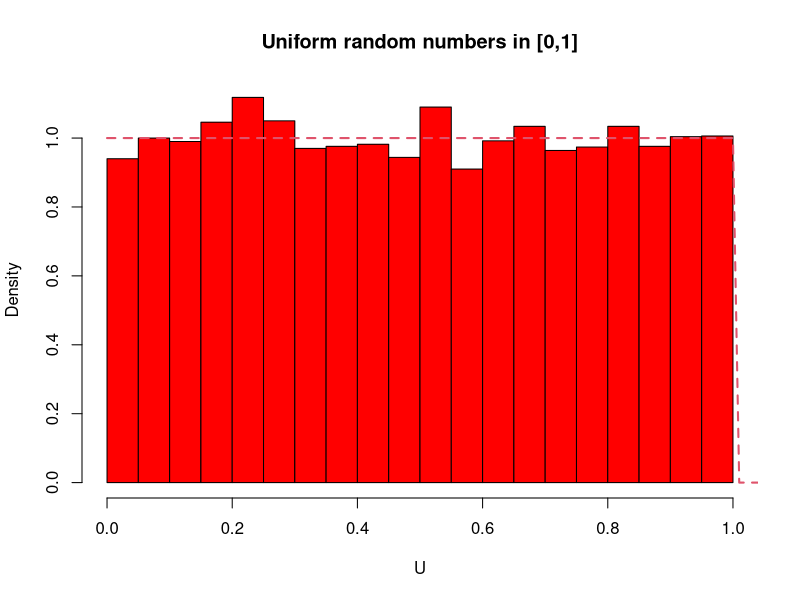
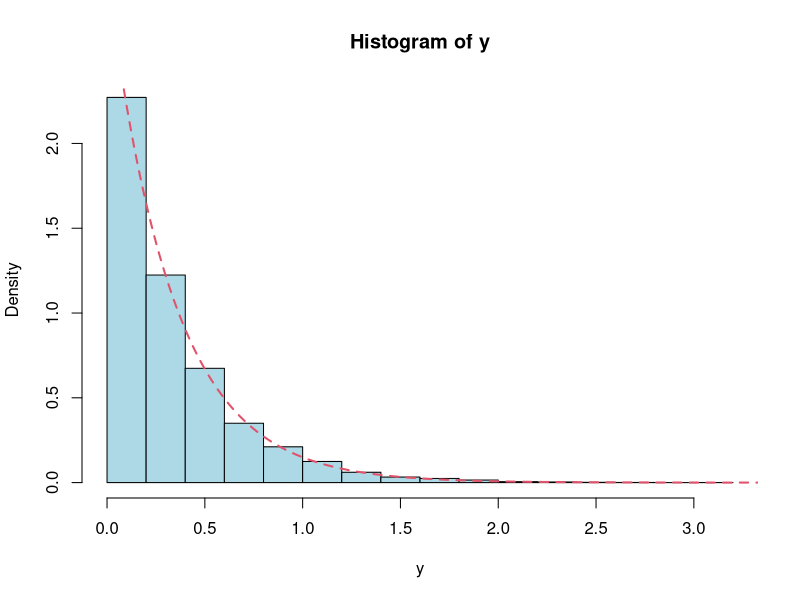
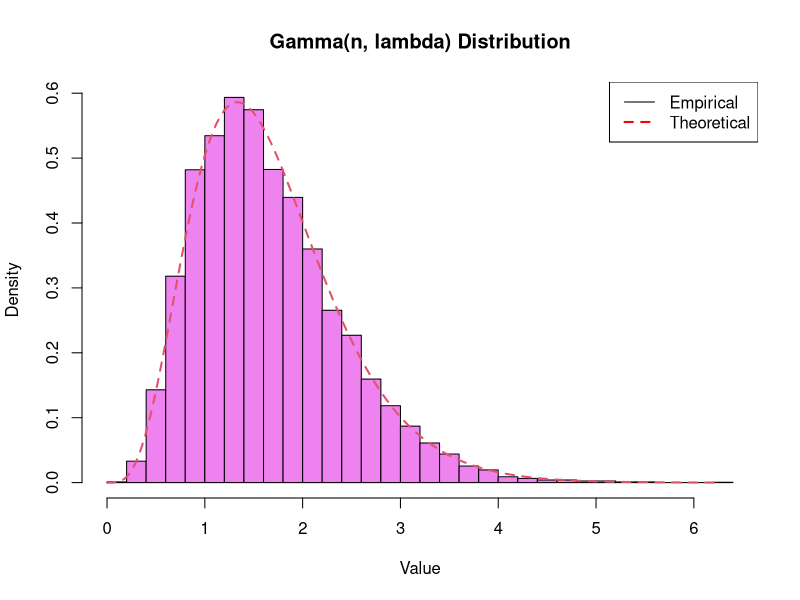
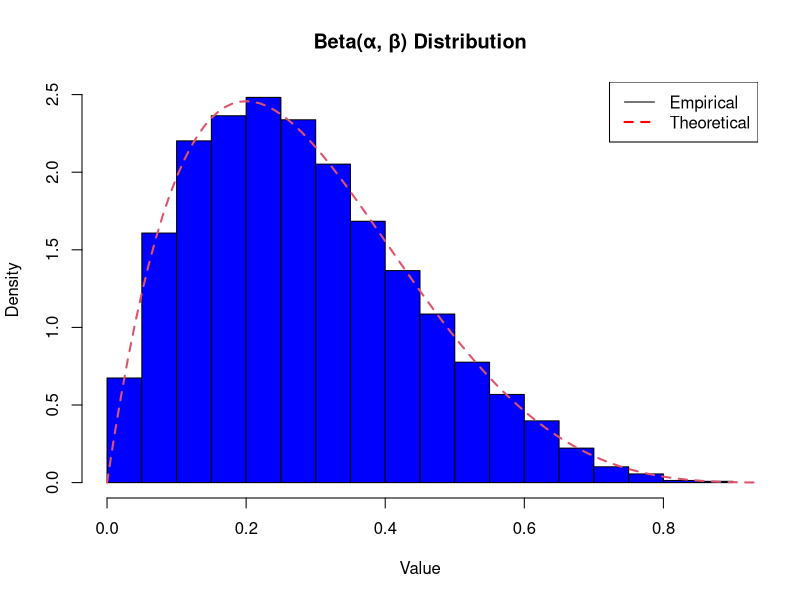
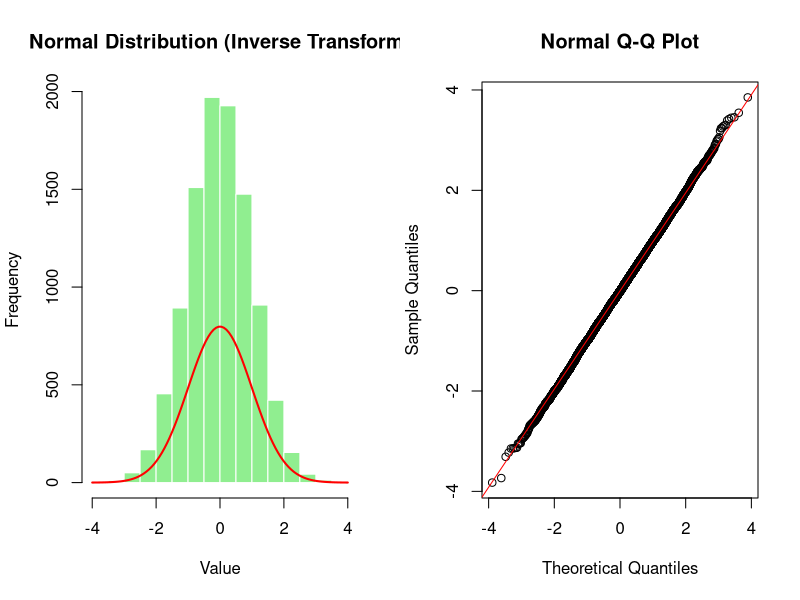
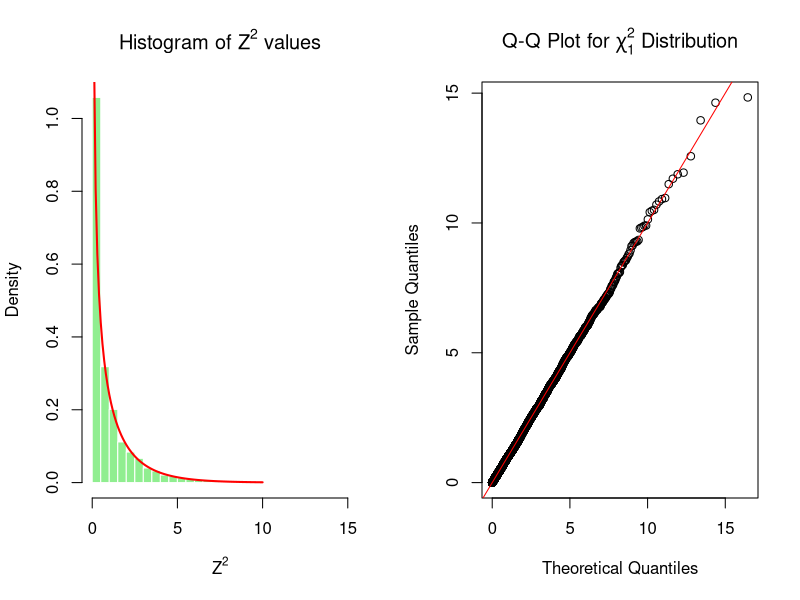
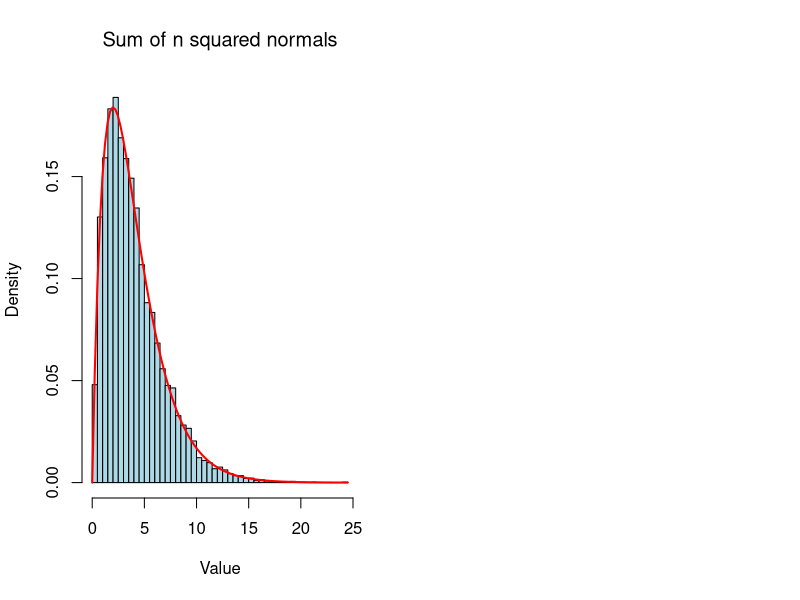

Reproduce these figures in R, in order.
## ---- chunk 1

#Uniform Distribution

n <- 10000
U <- runif(n,min = 0,max = 1)
hist(U,main = "Uniform random numbers in [0,1]",probability = 1, col = "red")
s<-seq(0,10,by=0.01)
d<-dunif(s,min =0, max = 1)
lines(d~s,col=2, lwd=2, lty=2)
## ---- chunk 2
x=runif(n=10000,min = 0,max = 1)
lambda<-3 # rate parameter 
y=-(1/lambda)*log(1-x) # transformation 
hist(y,probability = TRUE,col = "lightblue")
s<-seq(0,10,by=0.01)
dexpo<-dexp(s,rate = lambda) # density function 
lines(dexpo~s, col=2, lwd=2, lty=2)
## ---- chunk 3
set.seed(123)  # For reproducibility
n <- 5         # Shape parameter for gamma distribution
lambda <- 3    # Rate parameter

# Generate n * 10000 uniform random variables
x <- matrix(runif(n = n * 10000, min = 0, max = 1), ncol = n)

# Transform each column to exponential(lambda)
y_exp <- -(1/lambda) * log(1 - x)

# Sum the exponentials across rows to get gamma(n, lambda)
y_gamma <- rowSums(y_exp)

# Plot the histogram
hist(y_gamma, probability = TRUE, breaks = 30, 
     main = "Gamma(n, lambda) Distribution", 
     xlab = "Value", ylab = "Density",col = "violet")

# Add the theoretical gamma density curve
s <- seq(0, max(y_gamma), by = 0.01)
dgamma_vals <- dgamma(s, shape = n, rate = lambda)
lines(s, dgamma_vals, col = 2, lwd = 2, lty = 2)

# Add legend
legend("topright", legend = c("Empirical", "Theoretical"), 
       col = c("black", "red"), lty = c(1, 2), lwd = c(1, 2))
## ---- chunk 4
set.seed(123)
alpha <- 2  # Shape parameter 1 for Beta
beta <- 5   # Shape parameter 2 for Beta
lambda <- 1 # Rate parameter (cancels out in normalization)

# Generate Gamma random variables
X <- rgamma(n = 10000, shape = alpha, rate = lambda)
Y <- rgamma(n = 10000, shape = beta, rate = lambda)

# Convert to Beta distribution
B <- X / (X + Y)

# Plot histogram
hist(B, probability = TRUE, breaks = 30, 
     main = "Beta(α, β) Distribution", 
     xlab = "Value", ylab = "Density",col = "blue")

# Overlay theoretical Beta density
s <- seq(0, 1, by = 0.01)
dbeta_vals <- dbeta(s, shape1 = alpha, shape2 = beta)
lines(s, dbeta_vals, col = 2, lwd = 2, lty = 2)

# Add legend
legend("topright", legend = c("Empirical", "Theoretical"), 
       col = c("black", "red"), lty = c(1, 2), lwd = c(1, 2))
## ---- chunk 5
# Set seed for reproducibility
set.seed(123)

# Generate 10,000 uniform random variables
uniform_data <- runif(10000, min = 0, max = 1)

# Transform to standard normal using inverse CDF (quantile function)
normal_data_inverse <- qnorm(uniform_data)

# Plot results
par(mfrow = c(1, 2))
hist(normal_data_inverse, main = "Normal Distribution (Inverse Transform)", 
     xlab = "Value", col = "lightgreen", border = "white")

# Add theoretical normal curve
x <- seq(-4, 4, length.out = 100)
lines(x, dnorm(x) * 10000 * 0.2, col = "red", lwd = 2) # Scaling factor for visualization

# Q-Q plot to check normality
qqnorm(normal_data_inverse)
qqline(normal_data_inverse, col = "red")
## ---- chunk 6
# Continuing from previous normal distribution generation
set.seed(123)
uniform_data <- runif(10000, min = 0, max = 1)
normal_data <- qnorm(uniform_data)

# Create chi-squared distributed variables (1 degree of freedom)
chi_sq_data <- normal_data^2

# Plot the results
par(mfrow = c(1, 2))

# Histogram with theoretical density
hist(chi_sq_data, breaks = 50, probability = TRUE, 
     main = expression(paste("Histogram of ", Z^2, " values")),
     xlab = expression(Z^2), col = "lightgreen", border = "white")

# Add theoretical chi-squared density (df=1)
curve(dchisq(x, df = 1), from = 0, to = 10, 
      col = "red", lwd = 2, add = TRUE)

# Q-Q plot against theoretical chi-squared
qqplot(qchisq(ppoints(10000), df = 1), chi_sq_data,
       main = expression(paste("Q-Q Plot for ", chi[1]^2, " Distribution")),
       xlab = "Theoretical Quantiles",
       ylab = "Sample Quantiles")
abline(0, 1, col = "red")

# Kolmogorov-Smirnov test
ks_test <- ks.test(chi_sq_data, "pchisq", df = 1)
print(ks_test)

# Mean and variance comparison
cat("Sample mean:", mean(chi_sq_data), "\n")
cat("Theoretical mean (df=1):", 1, "\n")
cat("Sample variance:", var(chi_sq_data), "\n")
cat("Theoretical variance (df=1):", 2, "\n")
## ---- chunk 7
# Continuing from previous normal distribution generation
set.seed(123)
uniform_data <- runif(10000, min = 0, max = 1)
normal_data <- qnorm(uniform_data)

### Using sum of squared normals
n <- 4  # Number of normals to sum (degrees of freedom)
k <- n   # Shape parameter for Gamma
theta <- 2  # Scale parameter (1/rate)

# Create Gamma distributed variables by summing squared normals
gamma_data1 <- replicate(10000, {
  sum(rnorm(n)^2)
})

# Theoretical Gamma parameters for this method
shape1 <- n/2
rate1 <- 1/2
### Visualization
par(mfrow = c(1, 2))

hist(gamma_data1, breaks = 50, probability = TRUE,
     main = expression(paste("Sum of ", n, " squared normals")),
     xlab = "Value", col = "lightblue")
curve(dgamma(x, shape = shape1, rate = rate1), 
      col = "red", lwd = 2, add = TRUE)
### Comparison
cat("(Sum of squares):\n")
cat("Sample mean:", mean(gamma_data1), "Theoretical:", shape1/rate1, "\n")
cat("Sample variance:", var(gamma_data1), "Theoretical:", shape1/rate1^2, "\n\n")
# KS tests
ks.test(gamma_data1, "pgamma", shape = shape1, rate = rate1)
